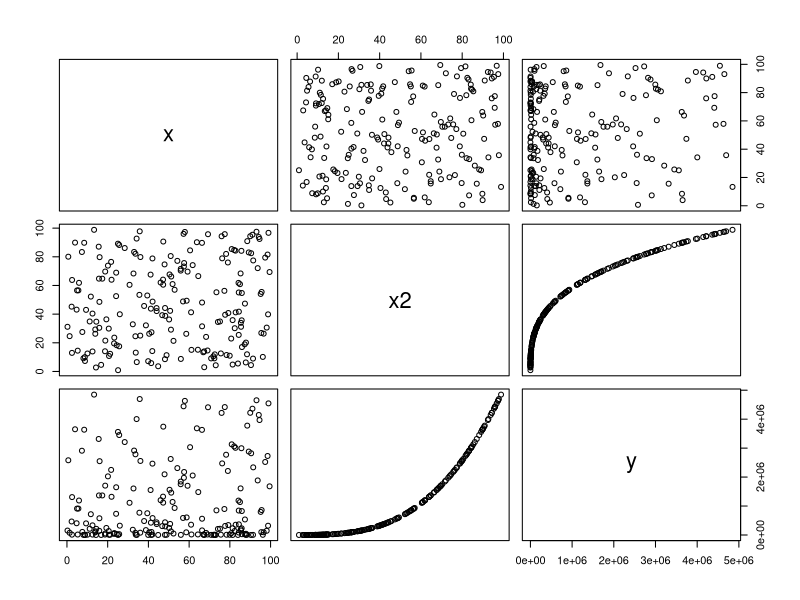
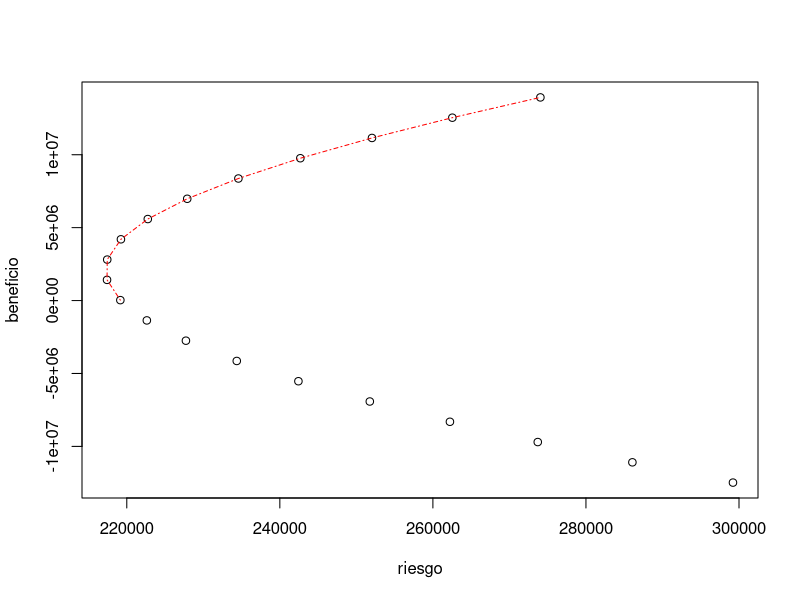

Generate these figures, in order, with R:
# X <- matrix(rnorm(2000), ncol = 2)
# plot(X, cex = 0.5)
# hpts <- chull(X)
# hpts <- c(hpts, hpts[1])
# lines(X[hpts, ][X[hpts, 2]>=0,], col="Red", lty=4,  pch=11)
# 




x <- runif(200, 0, 100)
x2 <- runif(200, 0, 100)

y <- 5*x + 2*x2^2 + 5*x2^3 +rnorm(200, 0, 30)
df <- data.frame(x,x2, y)
df
plot(df)

linearMod <- lm(y ~ x+x2, data=df)

summary(linearMod)


beneficio <- integer(20)
riesgo <- integer(20)
prop_X=1
prop_X2=1
df2=df[(nrow(df)-11):nrow(df),c("x","x2")]

for (inx in 1:20) {

prop_X = prop_X + 1
prop_X2 = prop_X2 + .5

df2$x =df$x[(nrow(df)-11):nrow(df)]*(prop_X/20)
df2$x2 =df$x2[(nrow(df)-11):nrow(df)]*(1-prop_X/20)

  prediccion <- predict(linearMod, df2,se.fit = TRUE)
  
  beneficio[inx] <- sum(prediccion$fit)
  riesgo[inx] <- sum(prediccion$se.fit^2)^(1/2) }

ben_ries <- data.frame(riesgo, beneficio)

plot(ben_ries)

hpts <- chull(ben_ries)
hpts <- c(hpts, hpts[1])
lines(ben_ries[hpts, ][ben_ries[hpts, 2]>=0,], col="Red", lty=4,  pch=11)

